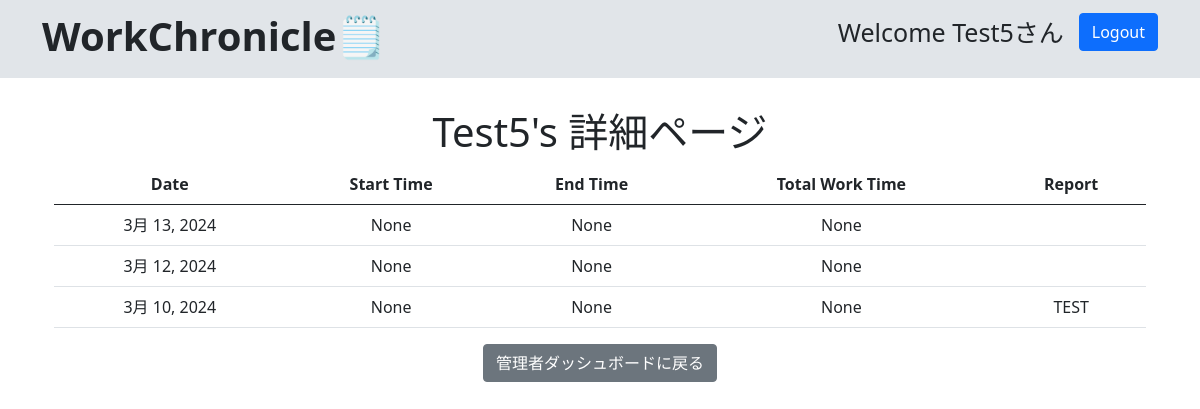
The page /user/attendance/5/ (signed in) on the database its author committed.
### attendance_app/models.py (models this page shows, shortened)
class User(AbstractBaseUser, PermissionsMixin):
    user_id = models.AutoField(primary_key=True)
    username = models.CharField(max_length=50, unique=True)
    email = models.CharField(max_length=50, unique=True)
    organization_name = models.CharField(max_length=100, blank=True, null=True)
    is_admin = models.BooleanField(default=False)
    is_staff = models.BooleanField(default=False)
    is_superuser = models.BooleanField(default=False)
    date_joined = models.DateField(auto_now_add=True)
    objects = UserManager()
    USERNAME_FIELD = 'username'
    REQUIRED_FIELDS = ['email']

class Workday(models.Model):
    user = models.ForeignKey(settings.AUTH_USER_MODEL, on_delete=models.CASCADE)
    date = models.DateField(default=timezone.now)
    start_time = models.DateTimeField(blank=True, null=True)
    end_time = models.DateTimeField(blank=True, null=True)
    total_work_time = models.DurationField(blank=True, null=True)
    report = models.CharField(max_length=500, blank=True)

### attendance_app/views.py (the view)
# urls.py: path("user/attendance/<int:user_id>/", views.UserAttendanceView.as_view(), name="user_attendance"),
class UserAttendanceView(LoginRequiredMixin, TemplateView):
    template_name = 'attendance_app/user_attendance.html'
    def get_context_data(self, **kwargs):
        context = super().get_context_data(**kwargs)
        user_id = kwargs.get('user_id')  # URLからユーザーIDを取得
        user = User.objects.get(pk=user_id)  # 該当するユーザーを取得
        workdays = Workday.objects.filter(user=user).order_by('-date')  # ユーザーに関連する勤怠データを取得
        context['user'] = user
        context['workdays'] = workdays
        return context

### attendance_app/templates/attendance_app/user_attendance.html
{% extends 'attendance_app/base.html' %}
{% block content %}
<div class="container">
    <h1>{{ user.username }}'s 詳細ページ</h1>
    <table class="table">
        <thead>
            <tr>
                <th>Date</th>
                <th>Start Time</th>
                <th>End Time</th>
                <th>Total Work Time</th>
                <th>Report</th>
            </tr>
        </thead>
        <tbody>
            {% for workday in workdays %}
            <tr>
                <td>{{ workday.date }}</td>
                <td>{{ workday.start_time }}</td>
                <td>{{ workday.end_time }}</td>
                <td>{{ workday.total_work_time }}</td>
                <td>{{ workday.report }}</td>
            </tr>
            {% endfor %}
        </tbody>
    </table>
    <a href="{% url 'attendance_app:admin_dashboard' %}" class="btn btn-secondary">管理者ダッシュボードに戻る</a>
</div>
{% endblock %}

### attendance_app/templates/attendance_app/base.html (shortened to what this page needs)
<!DOCTYPE html>
<html lang="ja">
<head>
  <link href="https://cdn.jsdelivr.net/npm/bootstrap@5.0.2/dist/css/bootstrap.min.css" rel="stylesheet"
>
</head>
<body>
  <header>
    <div class="container">
      <div class="header-content">
        <h4>WorkChronicle🗒️</h4>
      <div class = "left">
        {% if user.is_authenticated %}
        <div class="username">
          <p>Welcome {{ user.username }}さん</p>
        </div>
        <div class="logoutform">
          <form action="{% url 'attendance_app:logout' %}" method="post">
            <button type="submit" class="btn btn-primary">Logout</button>
          </form>
        </div>
        {% endif %}
      </div>
      </div>
    </div>
  </header>
  <div class="container mx-auto text-center">
    {% block content %}
    {% endblock %}
  </div>
</body>
</html>

### attendance_app/templates/attendance_app/base.html (style rules this page uses)
header { background-color: #e1e5e9; padding: 10px 0; margin-bottom: 30px; }
.header-content { display: flex; justify-content: space-between; }
.header-content h4 { display: inline-block; margin-top: auto; font-size: 40px; font-weight: bold; }
.left { display: inline-block; display: flex; }
.username { margin-right: 15px; font-size: 25px; margin-top: 4px; }
.logoutform { margin-top: 3px; font-size: 20px; }

### rows shown on the page
User: username "Test5"
Workday: date "3月 13, 2024", start_time "None", end_time "None", total_work_time "None"
Workday: date "3月 12, 2024", start_time "None", end_time "None", total_work_time "None"
Workday: date "3月 10, 2024", start_time "None", end_time "None", total_work_time "None", report "TEST"
